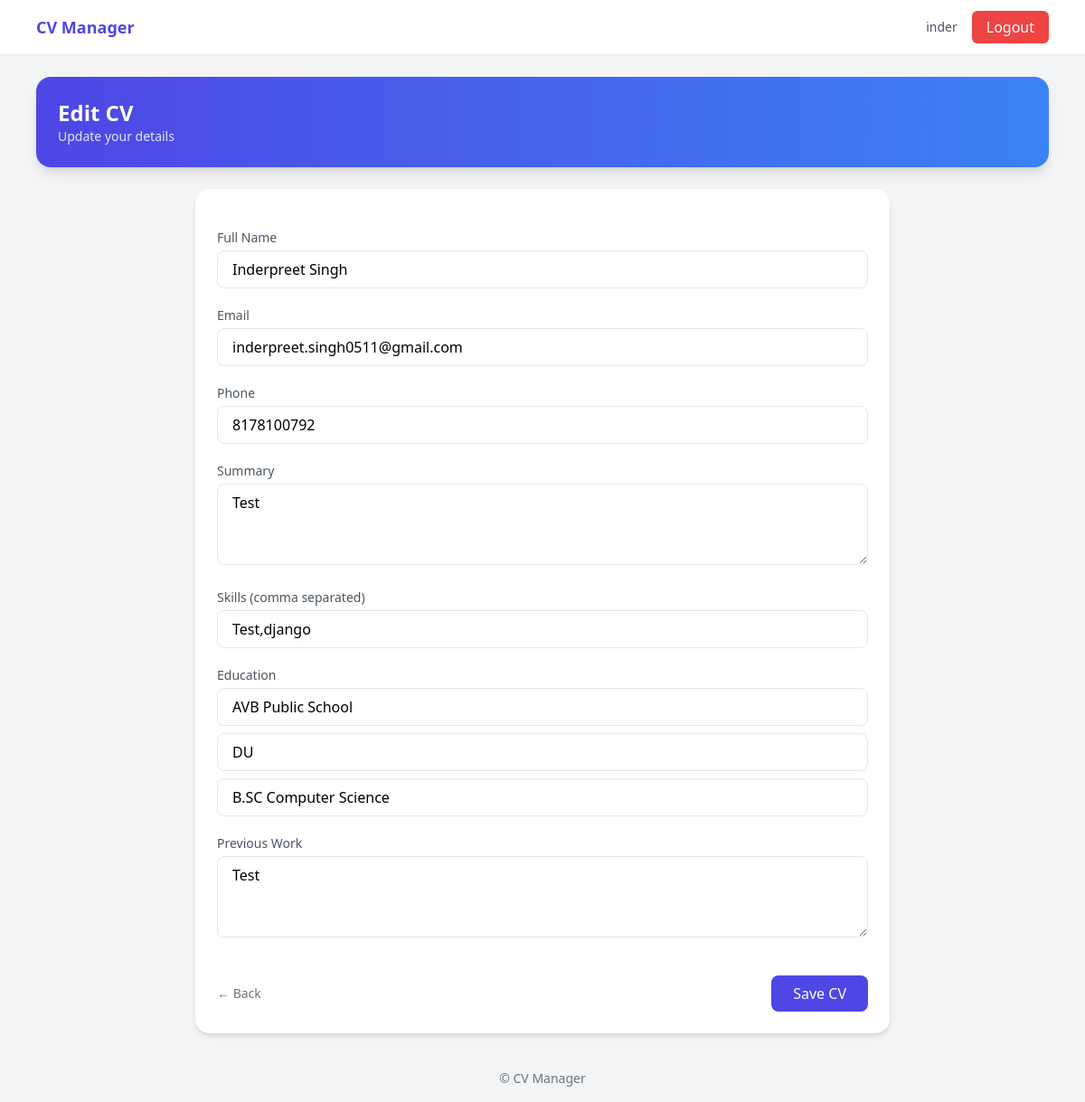
/edit/6/ (signed in), run on the app's committed database.
### myapp/models.py (models this page shows)
class Profile(models.Model):
    user=models.ForeignKey(User,on_delete=models.CASCADE)
    name=models.CharField(max_length=100)
    email=models.CharField(max_length=100)
    phone=models.CharField(max_length=100)
    degree=models.CharField(max_length=50)
    school=models.CharField(max_length=50)
    university=models.CharField(max_length=50)
    summary=models.TextField()
    previous_work=models.TextField()
    skills=models.TextField()
    created_at=models.DateTimeField(auto_now_add=True)

### myapp/views.py (the view, shortened to what this page needs)
# urls.py: path('edit/<int:pk>/', UpdateProfileView.as_view(), name='edit_profile'),
class UpdateProfileView(LoginRequiredMixin,UpdateView):
    model = Profile
    form_class = ProfileForm
    template_name = 'myapp/accept.html'
    success_url = reverse_lazy('home')
    def get_object(self):
        obj = get_object_or_404(Profile, id=self.kwargs['pk'])
        if obj.user != self.request.user:
            raise PermissionError("Not allowed")
        return obj

### myapp/forms.py (shortened to what this page needs)
class ProfileForm(forms.ModelForm):
    class Meta:
        model = Profile
        fields = '__all__'
        exclude = ['user']

### myapp/templates/myapp/accept.html (shortened to what this page needs)
{% extends 'myapp/base.html' %}
{% block content %}
<div class="bg-gradient-to-r from-indigo-600 to-blue-500 rounded-2xl p-6 text-white shadow-lg mb-6">
    {% if form.instance.pk %}
        <h1 class="text-2xl font-semibold">Edit CV</h1>
        <p class="text-sm text-indigo-100">Update your details</p>
    {% else %}
        <h1 class="text-2xl font-semibold">Create CV</h1>
        <p class="text-sm text-indigo-100">Fill in your details</p>
    {% endif %}
</div>
<div class="bg-white rounded-2xl p-6 shadow-md max-w-3xl mx-auto">
    <form method="POST" class="space-y-5">
        <div>
            <label class="block text-sm font-medium text-gray-600 mb-1">Full Name</label>
            <input type="text" name="name" value="{{ form.name.value|default:'' }}"
                   class="w-full px-4 py-2 border rounded-lg focus:ring-2 focus:ring-indigo-400 outline-none">
        </div>
        <div>
            <label class="block text-sm font-medium text-gray-600 mb-1">Email</label>
            <input type="email" name="email" value="{{ form.email.value|default:'' }}"
                   class="w-full px-4 py-2 border rounded-lg focus:ring-2 focus:ring-indigo-400 outline-none">
        </div>
        <div>
            <label class="block text-sm font-medium text-gray-600 mb-1">Phone</label>
            <input type="text" name="phone" value="{{ form.phone.value|default:'' }}"
                   class="w-full px-4 py-2 border rounded-lg focus:ring-2 focus:ring-indigo-400 outline-none">
        </div>
        <div>
            <label class="block text-sm font-medium text-gray-600 mb-1">Summary</label>
            <textarea name="summary" rows="3"
                class="w-full px-4 py-2 border rounded-lg focus:ring-2 focus:ring-indigo-400 outline-none">{{ form.summary.value|default:'' }}</textarea>
        </div>
        <div>
            <label class="block text-sm font-medium text-gray-600 mb-1">Skills (comma separated)</label>
            <input type="text" name="skills" value="{{ form.skills.value|default:'' }}"
                   class="w-full px-4 py-2 border rounded-lg focus:ring-2 focus:ring-indigo-400 outline-none">
        </div>
        <div>
            <label class="block text-sm font-medium text-gray-600 mb-1">Education</label>
            <input type="text" name="school" placeholder="School"
                   value="{{ form.school.value|default:'' }}"
                   class="w-full px-4 py-2 border rounded-lg mb-2">
            <input type="text" name="university" placeholder="University"
                   value="{{ form.university.value|default:'' }}"
                   class="w-full px-4 py-2 border rounded-lg mb-2">
            <input type="text" name="degree" placeholder="Degree"
                   value="{{ form.degree.value|default:'' }}"
                   class="w-full px-4 py-2 border rounded-lg">
        </div>
        <div>
            <label class="block text-sm font-medium text-gray-600 mb-1">Previous Work</label>
            <textarea name="previous_work" rows="3"
                class="w-full px-4 py-2 border rounded-lg focus:ring-2 focus:ring-indigo-400 outline-none">{{ form.previous_work.value|default:'' }}</textarea>
        </div>
        <div class="flex justify-between items-center pt-4">
            <a href="{% url 'home' %}" class="text-gray-500 hover:underline text-sm">
                ← Back
            </a>
            <button type="submit"
                class="bg-indigo-600 text-white px-6 py-2 rounded-lg hover:bg-indigo-700">
                Save CV
            </button>
        </div>
    </form>
</div>
{% endblock %}

### myapp/templates/myapp/base.html (shortened to what this page needs)
{% load static %}
<!DOCTYPE html>
<html lang="en">
<head>
    <script src="https://cdn.tailwindcss.com"></script>
</head>
<body class="bg-gray-100 min-h-screen flex flex-col">
    <nav class="bg-white border-b">
        <div class="max-w-6xl mx-auto px-4 py-3 flex justify-between items-center">
            <a href="{% url 'home' %}" class="text-lg font-semibold text-indigo-600">
                CV Manager
            </a>
            <div class="flex items-center gap-4">
                {% if user.is_authenticated %}
                    <span class="text-sm text-gray-600 hidden sm:block">
                        {{ user.username }}
                    </span>
                    <form method="POST" action="{% url 'logout' %}">
                        <button class="bg-red-500 text-white px-4 py-1.5 rounded-md hover:bg-red-600">
                            Logout
                        </button>
                    </form>
                {% endif %}
            </div>
        </div>
    </nav>
    <main class="flex-grow">
        <div class="max-w-6xl mx-auto px-4 py-6">
            {% block content %}{% endblock %}
        </div>
    </main>
    <footer class="text-center text-gray-500 text-sm py-4">
        © CV Manager
    </footer>
</body>
</html>

### data on the page
Profile: name "Inderpreet Singh", email "inderpreet.singh0511@gmail.com", phone "8178100792", summary "Test", skills "Test,django", school "AVB Public School", university "DU", degree "B.SC Computer Science", previous_work "Test"

### other printed values
{{ user.username }} "inder"
